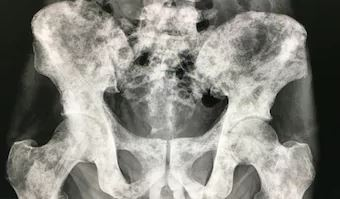
%> input picture 2.JPG, 340 x 199 px
$ octave 'bone cancer detetion.m'   (GNU Octave 9; MATLAB toolbox functions it lacks are replaced by stand-ins)
%> lines starting %> are read from the running program, lines starting %| are printed output that depends on the picture; in (x1, y1, x2, y2) boxes, pixels count from 0 and x2, y2 are one past the last pixel; in counts of white or black regions, pixels touching at a corner belong together; the program's own positions count from 1
k= imread("2.JPG");
%> k is the input picture: size 199x340x3 uint8; mean R, G, B 134.6, 133.9, 127
y=imresize(k,[256 256]);
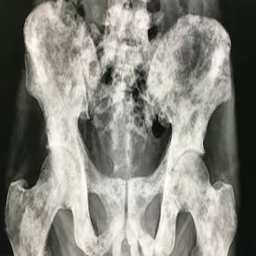
%> y: size 256x256x3 uint8; mean R, G, B 134.6, 133.9, 127
figure,
imshow(k);
title("Enchondroma affected Image")
h = ones(5,5) / 25;
I2 = imfilter(k,h);
figure,
imshow(I2), title("Average Filtered Image")
I=I2;
disp("ENTER 1 FOR FUZZY C-Means")
if ndims(I)==3
I=rgb2gray(I);
else
I=I;
end
in=1;
I=imresize(I,[256 256]);
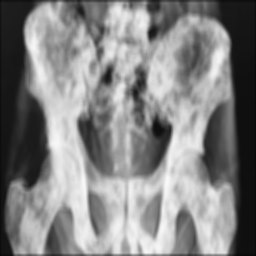
%> I: size 256x256 uint8; min 6, max 250, mean 132.5
figure,imshow(I);title("Original image");
if in==1
[M N]=size(I);
%> M = 256; N = 256
data=double(reshape(I,[size(I,1)*size(I,2) 1]));
n=3;
[center, U, obj_fcn] =fcm(data, n);
%> center = [203.6; 125.3; 32.4]; obj_fcn = 51 values, max 62989967.3 at index 1, min 23084377.4 at index 51, mean 24607790.3
maxU = max(U);
data = data';
wholeD = zeros(size(data));
for k = 1:n
indexk = (U(k,:) == maxU);
Ik = indexk.*data;
Ik = reshape(Ik,M,N);
result{k} = Ik;
wholeG(indexk) = k-1;
end
%> this loop made 3 passes
%> pass 3, `Ik = reshape(Ik,M,N);`:
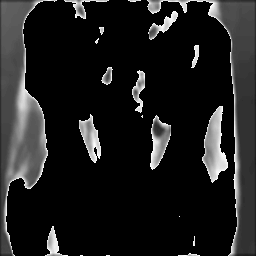
%> Ik: size 256x256 double; min 0, max 78, mean 9.3; drawn with min black and max white
%> after the loop, result = 3 items
mean_cluster_val = zeros(3,1);
for k = 1:n
mean_cluster_val(k) = mean(center(k));
end
%> after the loop, mean_cluster_val = [203.6; 125.3; 32.4]
[mean_cluster_val,idx] = sort(mean_cluster_val);
%> mean_cluster_val = [32.4; 125.3; 203.6]; idx = [3; 2; 1]
img=result{idx(end)};
img=medfilt2(img,[2 2]);
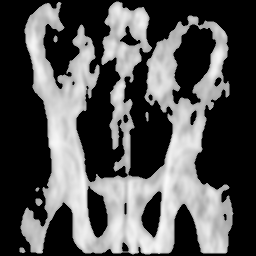
%> img: size 256x256 double; min 0, max 249.5, mean 83.4
end
BW = img;
figure,
imshow(BW)
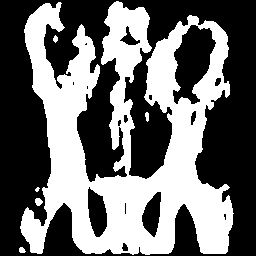
%> displayed picture: size 256x256, on the screen's scale of 0 to 255; 42.9% white; 6 white regions (1 under 20 px), largest, box (x1, y1, x2, y2) and area: (20, 1, 234, 255) 27947, (35, 198, 43, 206) 47, (19, 247, 26, 253) 32, (145, 112, 149, 122) 31, (53, 35, 58, 43) 27
title(['FCM clustered segmented image with ',num2str(n),'bins']);
se = strel('disk',11);
erodedBW = imerode(BW,se);
figure,
imshow(erodedBW)
title('Morphological Operations – Erosion')
se = strel('disk',4);
dilatedBW = imerode(erodedBW,se);
figure,
imshow(dilatedBW)
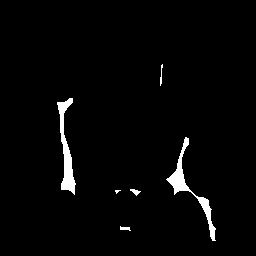
%> displayed picture: size 256x256, on the screen's scale of 0 to 255; 2.4% white; 6 white regions (1 under 20 px), largest, box (x1, y1, x2, y2) and area: (166, 137, 216, 241) 733, (57, 98, 76, 195) 704, (130, 189, 141, 196) 38, (120, 226, 131, 231) 33, (160, 64, 163, 86) 32
title('Morphological Operations – Dilation')
outt = blf(k,3,0.2,0.1);
%> in blf, `orgimg=im2double(imread('in.jpg'));`: orgimg = 1
%> in PSN, `Mse=sum(sum((orgimg-mimg).^2))/(numel(orgimg));`: Mse = 0
%> in PSN, `out=10*log10(1/Mse);`: out = Inf
%> in IEF, `nimg   =im2double(nimg);`: nimg = 1
%> in IEF, `out=sum(sum((nimg-orgimg).^2))/(sum(sum((dimg-orgimg).^2)));`: out = NaN
figure,imshow(outt);
title('Bilateral Filtered Image');
I=outt;
disp('ENTER 1 FOR FUZZY C-Means')
if ndims(I)==3
I=rgb2gray(I);
else
I=I;
end
in=1;
I=imresize(I,[256 256]);
figure,imshow(I);title('Original image');
if in==1
[M N]=size(I);
data=double(reshape(I,[size(I,1)*size(I,2) 1]));
n=3;
[center, U, obj_fcn] =fcm(data, n);
maxU = max(U);
data = data';
wholeD = zeros(size(data));
for k = 1:n
indexk = (U(k,:) == maxU);
Ik = indexk.*data;
Ik = reshape(Ik,M,N);
result{k} = Ik;
wholeG(indexk) = k-1;
end
mean_cluster_val = zeros(3,1);
for k = 1:n
mean_cluster_val(k) = mean(center(k));
end
[mean_cluster_val,idx] = sort(mean_cluster_val);
img=result{idx(end)};
%> img: size 256x256 double; every value is 255
img=medfilt2(img,[2 2]);
end
BW1 = img;
figure,
imshow(BW1)
title(['FCM clustered segmented image with ',num2str(n),'bins']);
se = strel('disk',11);
erodedBW1 = imerode(BW1,se);
figure,
imshow(erodedBW1)
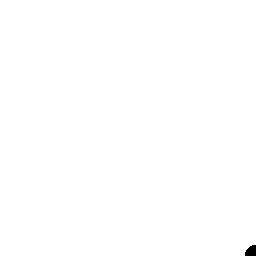
%> displayed picture: size 256x256, on the screen's scale of 0 to 255; 99.9% white; 1 black region, box (x1, y1, x2, y2) and area: (245, 245, 256, 256) 98
title('Morphological Operations – Erosion')
se = strel('disk',1);
dilatedBW1 = imerode(erodedBW1,se);
figure,
imshow(dilatedBW1)
title('Morphological Operations – Dilation')

function [out]=blf(im,sigd,sigr,n)
imwrite(im,'in.jpg')
figure,imshow(im); title('Input Image')
 w=(2*sigd)+1;
nim=imnoise(im,'Gaussian',n);
imwrite(nim,'nim.jpg')
figure,imshow(nim); title('Noisy Image')
[row clm]=size(im);
gw=zeros(w,w);
c=ceil(w/2);
c=[c c];
for i=1:w
    for j=1:w
        q=[i,j];
        gw(i,j)=norm(c-q);
    end
end
Gwd=(exp(-(gw.^2)/(2*(sigd^2))));
proci=padarray(nim,[sigd sigd],'replicate');
[row clm]=size(proci);
proci=im2double(proci);
K=sigd;
L=[-K:K];
c=K+1;
iter=length(L);
ind=1;
h = waitbar(0,'Wait...');
set(h,'Name','Bilateral Fiter Processing');
for r=(1+K):(row-K)
    for s=(1+K):(clm-K)
            for i=1:iter
                for j=1:iter
                    win(i,j)=proci((r+L(i)),(s+L(j)));
                end
            end
            I=win;
            win=win(c,c)-win;
            win=sqrt(win.^2);
            Gwi=exp(-(win.^2)/(2*(sigr^2)));
            weights=(Gwi.*Gwd)/sum(sum(Gwi.*Gwd));
            Ii=sum(sum(weights.*I));
            proci(r,s)=Ii;
            win=[];
    end
    waitbar(r/(row-K));
end
close(h)
proci=rpadd(proci,K);
out=im2uint8(proci);
figure,imshow(out)
imwrite(out,'out.jpg'); title('Result Image')
orgimg=im2double(imread('in.jpg'));
nimg=im2double(imread('nim.jpg'));
dimg=im2double(imread('out.jpg'));
disp('PSNR'), psn=PSN(orgimg,dimg)
disp('IEF'), I=IEF(orgimg,nimg,dimg)
end

function [out]=IEF(orgimg,nimg,dimg)
orgimg =im2double(orgimg);
nimg   =im2double(nimg);
dimg   =im2double(dimg);
out=sum(sum((nimg-orgimg).^2))/(sum(sum((dimg-orgimg).^2)));
end

function [out]=PSN(orgimg,mimg)
orgimg =im2double(orgimg);
mimg   =im2double(mimg);
Mse=sum(sum((orgimg-mimg).^2))/(numel(orgimg)); %Mse = Mean square Error
out=10*log10(1/Mse);
end

function x=rpadd(R,K)
for i=1:K
    R(1,:)=[];
    R(:,1)=[];
    [ro cl]= size(R);
    R(ro,:)=[];
    R(:,cl)=[];;
end
x=R;
end
